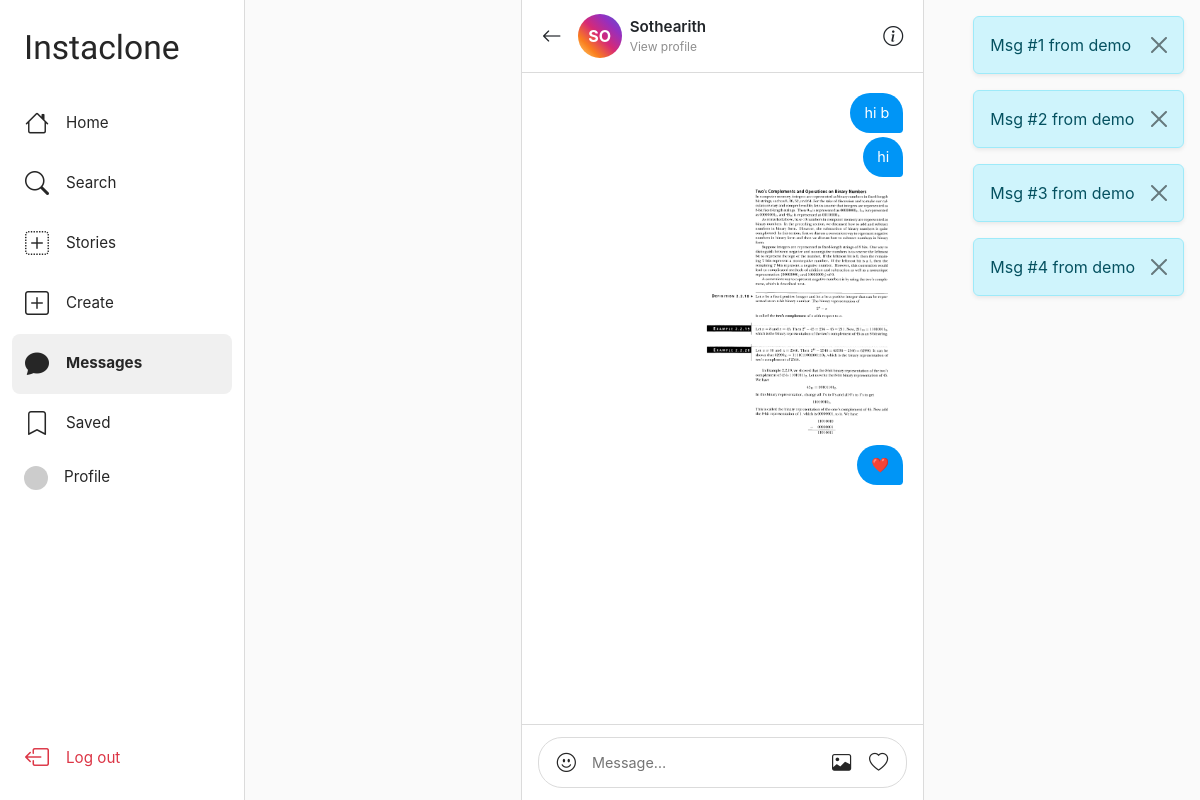
The page /messages/1/ (signed in) on the database its author committed.
### messaging/models.py (models this page shows)
class Message(models.Model):
    conversation = models.ForeignKey(
        Conversation, on_delete=models.CASCADE, related_name='messages'
    )
    sender = models.ForeignKey(
        User, on_delete=models.CASCADE, related_name='sent_messages'
    )
    text = models.TextField(blank=True)
    media = models.ImageField(upload_to='messages/', blank=True, null=True)
    is_read = models.BooleanField(default=False)
    created_at = models.DateTimeField(auto_now_add=True)
    class Meta:
        ordering = ['created_at']
    def __str__(self):
        return f"Msg #{self.id} from {self.sender.username}"

### users/models.py (models this page shows, shortened)
class User(AbstractUser):
    bio = models.TextField(blank=True, max_length=500)
    profile_picture = models.ImageField(
        upload_to='profile_pics/',
        blank=True,
        null=True,
    )
    website = models.URLField(blank=True)
    is_private = models.BooleanField(default=False)
    def get_profile_picture_url(self):
        if self.profile_picture:
            return self.profile_picture.url
        initials = self.username[:2].upper()
        colors = ['4f5bd5', 'd62976', 'fa7e1e', '962fbf', '0095f6', '00b894', 'e17055', '6c5ce7']
        color = colors[sum(ord(c) for c in self.username) % len(colors)]
        return f'https://ui-avatars.com/api/?name={initials}&background={color}&color=fff&size=150&bold=true&font-size=0.45'

### messaging/views.py (the view, shortened to what this page needs)
# urls.py: path('<int:conv_id>/', views.conversation_view, name='conversation'),
@login_required
def conversation_view(request, conv_id):
    conv = get_object_or_404(Conversation, id=conv_id, participants=request.user)
    other_user = conv.get_other_participant(request.user)
    conv.messages.filter(is_read=False).exclude(sender=request.user).update(is_read=True)
    all_messages = conv.messages.select_related('sender').all()
    context = {
        'conv': conv,
        'messages': all_messages,
        'other_user': other_user,
    }
    return render(request, 'messaging/conversation.html', context)

### messaging/models.py (called while the page is built)
    def get_other_participant(self, user):
        return self.participants.exclude(id=user.id).first()

### templates/messaging/conversation.html (shortened to what this page needs)
{% extends 'base.html' %}
{% block content %}
<div id="chat-wrap" style="max-width:700px; margin: 0 auto;">
  <div id="chat-header">
    <a href="{% url 'messaging:inbox' %}" class="text-dark me-1"><i class="bi bi-arrow-left fs-5"></i></a>
    <a href="{% url 'users:profile' username=other_user.username %}" class="d-flex align-items-center gap-2 text-dark text-decoration-none flex-grow-1">
      {% if other_user.profile_picture %}
        <img src="{{ other_user.profile_picture.url }}" class="chat-avatar" alt="{{ other_user.username }}">
      {% else %}
        <div class="avatar-initials">{{ other_user.username|slice:":2"|upper }}</div>
      {% endif %}
      <div>
        <div class="fw-semibold" style="font-size:.95rem;">{{ other_user.username }}</div>
        <div style="font-size:.75rem; color:var(--ig-muted);">View profile</div>
      </div>
    </a>
    <a href="{% url 'users:profile' username=other_user.username %}" class="text-dark ms-auto">
      <i class="bi bi-info-circle fs-5"></i>
    </a>
  </div>
  <div id="messages-area">
    {% for msg in messages %}
    {% with is_own=msg.sender.id|stringformat:"s" %}
    <div class="msg-row {% if msg.sender == user %}own{% else %}other{% endif %}"
         data-msg-id="{{ msg.id }}" data-time="{{ msg.created_at|date:'H:i' }}">
      <div class="msg-group d-flex flex-column {% if msg.sender == user %}align-items-end{% else %}align-items-start{% endif %}">
        {% if msg.media %}
          <img src="{{ msg.media.url }}" class="msg-img" onclick="openLightbox(this.src)" alt="image">
        {% endif %}
        {% if msg.text %}
          <div class="msg-bubble">{{ msg.text }}</div>
        {% endif %}
      </div>
    </div>
    {% endwith %}
    {% endfor %}
  </div>
  <div id="input-bar">
    <form id="message-form" enctype="multipart/form-data">
      <div id="input-inner">
        <button type="button" class="input-icon-btn" title="Emoji">
          <i class="bi bi-emoji-smile"></i>
        </button>
        <input type="text" id="text-input" name="text"
               placeholder="Message…" autocomplete="off">
        <button type="button" class="input-icon-btn" title="Send photo"
                onclick="document.getElementById('media-input').click()">
          <i class="bi bi-image"></i>
        </button>
        <button type="button" class="input-icon-btn" title="Send like"
                onclick="sendHeart()">
          <i class="bi bi-heart"></i>
        </button>
      </div>
    </form>
  </div>
</div>
{% endblock %}

### templates/base.html (shortened to what this page needs)
<!DOCTYPE html>
<html lang="en">
<head>
  <link rel="stylesheet" href="https://cdnjs.cloudflare.com/ajax/libs/bootstrap/5.3.2/css/bootstrap.min.css" />
  <link rel="stylesheet" href="https://cdnjs.cloudflare.com/ajax/libs/bootstrap-icons/1.11.3/font/bootstrap-icons.min.css" />
</head>
<body>
{% if user.is_authenticated %}
<nav id="sidebar">
  <a href="{% url 'posts:feed' %}" class="brand">Instaclone</a>
  <a href="{% url 'posts:feed' %}" class="nav-link {% if request.resolver_match.url_name == 'feed' %}active{% endif %}">
    <i class="bi bi-house{% if request.resolver_match.url_name == 'feed' %}-fill{% endif %}"></i> <span class="nav-text">Home</span>
  </a>
  <a href="{% url 'users:search' %}" class="nav-link {% if request.resolver_match.url_name == 'search' %}active{% endif %}">
    <i class="bi bi-search"></i> <span class="nav-text">Search</span>
  </a>
  <a href="{% url 'stories:create' %}" class="nav-link {% if request.resolver_match.url_name == 'create' and request.resolver_match.app_name == 'stories' %}active{% endif %}">
    <i class="bi bi-plus-square-dotted"></i> <span class="nav-text">Stories</span>
  </a>
  <a href="{% url 'posts:create_post' %}" class="nav-link {% if request.resolver_match.url_name == 'create_post' %}active{% endif %}">
    <i class="bi bi-plus-square{% if request.resolver_match.url_name == 'create_post' %}-fill{% endif %}"></i> <span class="nav-text">Create</span>
  </a>
  <a href="{% url 'messaging:inbox' %}" class="nav-link {% if request.resolver_match.app_name == 'messaging' %}active{% endif %}">
    <i class="bi bi-chat{% if request.resolver_match.app_name == 'messaging' %}-fill{% endif %}"></i> <span class="nav-text">Messages</span>
  </a>
  <a href="{% url 'posts:saved_posts' %}" class="nav-link {% if request.resolver_match.url_name == 'saved_posts' %}active{% endif %}">
    <i class="bi bi-bookmark{% if request.resolver_match.url_name == 'saved_posts' %}-fill{% endif %}"></i> <span class="nav-text">Saved</span>
  </a>
  <a href="{% url 'users:profile' username=user.username %}" class="nav-link {% if request.resolver_match.url_name == 'profile' and profile_user == user %}active{% endif %}">
    <img src="{{ user.get_profile_picture_url }}" class="nav-avatar" alt=""> <span class="nav-text">Profile</span>
  </a>
  <div class="mt-auto">
    <a href="{% url 'users:logout' %}" class="nav-link text-danger">
      <i class="bi bi-box-arrow-left"></i> <span class="nav-text">Log out</span>
    </a>
  </div>
</nav>
{% endif %}
<div id="main">
  {% if messages %}
  <div class="position-fixed top-0 end-0 p-3" style="z-index:999">
    {% for message in messages %}
    <div class="alert alert-{{ message.tags|default:'info' }} alert-dismissible fade show shadow-sm" role="alert">
      {{ message }}
      <button type="button" class="btn-close" data-bs-dismiss="alert"></button>
    </div>
    {% endfor %}
  </div>
  {% endif %}
  {% block content %}{% endblock %}
</div>
</body>
</html>

### templates/base.html (style rules this page uses)
:root { --ig-gradient: linear-gradient(45deg, #f9ce34, #ee2a7b, #6228d7); --ig-gradient-diag: linear-gradient(45deg, #feda75 0%, #fa7e1e 25%, #d62976 50%, #962fbf 75%, #4f5bd5 100%); --ig-blue: #0095f6; --ig-text: #262626; --ig-muted: #8e8e8e; --ig-border: #dbdbdb; --sidebar-w: 245px; --sidebar-w-collapsed: 72px; }
* { box-sizing: border-box; }
body { background: #fafafa; color: var(--ig-text); font-family: -apple-system, BlinkMacSystemFont, 'Segoe UI', Roboto, Helvetica, Arial, sans-serif; }
a { text-decoration: none; }
#sidebar { position: fixed; top: 0; left: 0; width: var(--sidebar-w); height: 100vh; background: #fff; border-right: 1px solid var(--ig-border); padding: 8px 12px 12px; z-index: 100; display: flex; flex-direction: column; }
#sidebar .brand { font-family: 'Grand Hotel', cursive; font-size: 2.1rem; font-weight: 400; padding: 23px 12px 29px; color: var(--ig-text); line-height: 1; }
.nav-link { display: flex; align-items: center; gap: 16px; padding: 12px; border-radius: 8px; color: var(--ig-text); font-size: .95rem; text-decoration: none; transition: background .1s; white-space: nowrap; }
.nav-link:hover, .nav-link.active { background: #f0f0f0; color: var(--ig-text); }
.nav-link.active { font-weight: 700; }
.nav-link i { font-size: 1.5rem; width: 26px; text-align: center; flex-shrink: 0; }
.nav-avatar { width: 24px; height: 24px; border-radius: 50%; object-fit: cover; flex-shrink: 0; }
#main { margin-left: var(--sidebar-w); min-height: 100vh; display: flex; flex-direction: column; }

### templates/messaging/conversation.html (style rules this page uses)
#chat-wrap { display: flex; flex-direction: column; height: calc(100vh - 0px); background: #fff; border-left: 1px solid var(--ig-border); border-right: 1px solid var(--ig-border); }
#chat-header { display: flex; align-items: center; gap: 12px; padding: 14px 20px; border-bottom: 1px solid var(--ig-border); flex-shrink: 0; background: #fff; }
.avatar-initials { width: 44px; height: 44px; border-radius: 50%; background: var(--ig-gradient-diag); display: flex; align-items: center; justify-content: center; color: #fff; font-weight: 700; font-size: 1rem; flex-shrink: 0; }
#messages-area { flex: 1; overflow-y: auto; padding: 20px 20px 8px; display: flex; flex-direction: column; gap: 4px; scroll-behavior: smooth; }
.msg-row { display: flex; align-items: flex-end; gap: 8px; max-width: 100%; }
.msg-row.own { flex-direction: row-reverse; }
.msg-bubble { max-width: 280px; padding: 10px 14px; border-radius: 22px; font-size: .9rem; line-height: 1.4; word-break: break-word; position: relative; }
.msg-row.own .msg-bubble { background: var(--ig-blue); color: #fff; border-bottom-right-radius: 4px; }
.msg-img { max-width: 220px; max-height: 260px; border-radius: 14px; object-fit: cover; display: block; cursor: zoom-in; }
.msg-row.own .msg-img { border-bottom-right-radius: 2px; }
#input-bar { padding: 12px 16px; border-top: 1px solid var(--ig-border); background: #fff; flex-shrink: 0; }
#input-inner { display: flex; align-items: center; gap: 10px; border: 1px solid var(--ig-border); border-radius: 24px; padding: 8px 14px; transition: border-color .15s; }
#text-input { flex: 1; border: none; outline: none; font-size: .9rem; background: transparent; min-width: 0; }
.input-icon-btn { background: none; border: none; padding: 2px 4px; cursor: pointer; color: var(--ig-text); font-size: 1.2rem; flex-shrink: 0; transition: color .1s; }

### rows shown on the page
Message: id+sender "Msg #1 from demo", text "hi b"
Message: id+sender "Msg #2 from demo", text "hi"
Message: id+sender "Msg #3 from demo", media (picture)
Message: id+sender "Msg #4 from demo", text "❤️"
User: username "SO", username "Sothearith"
